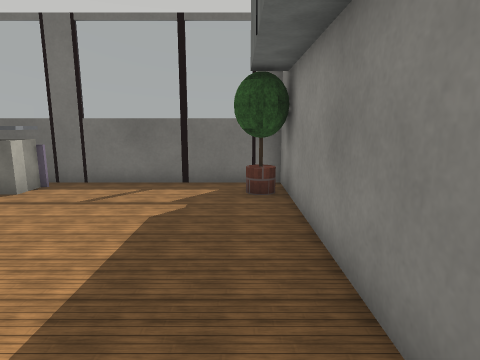
view 1 (above)

13 first-person views from a walk through a world built for the Webots simulator. The camera is 0.9 m above the floor, tilts 10° down and sees 75° across. The floor is counted in squares, 0.5 m on a side. Each view is taken from the middle of a square. On the plan, view 1 faces up. The plan holds only what a view shows up to about 16 squares ahead; the rest is blank. Robots are left out. Simple shapes and patterns stand in for the simulator's stock objects. Door leaves are left out.

view 2
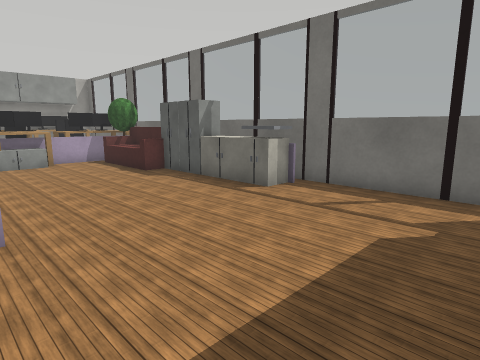

view 3
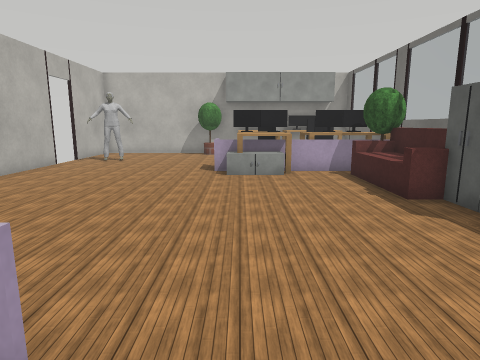

view 4
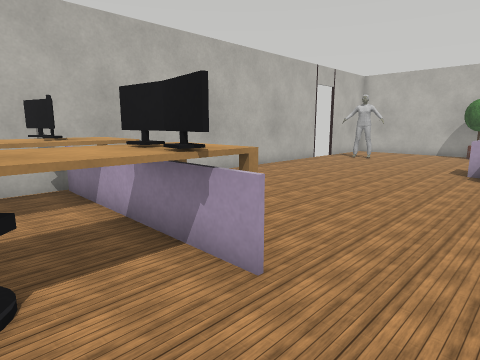

view 5
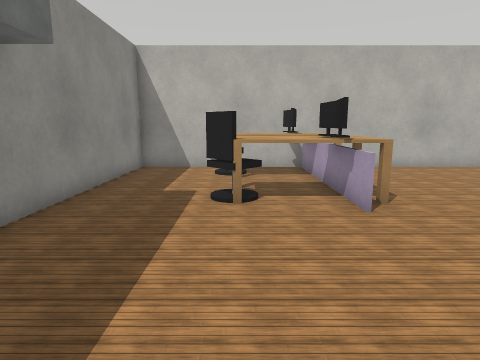

view 6
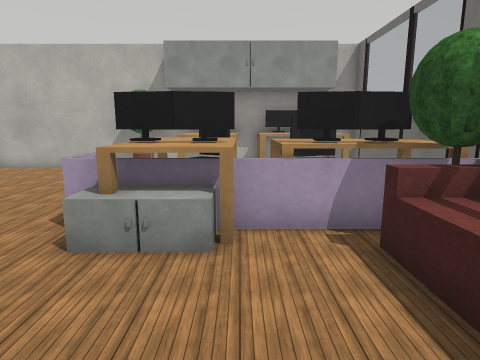

view 7
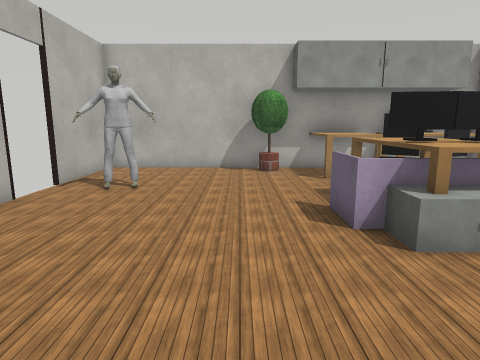

view 8
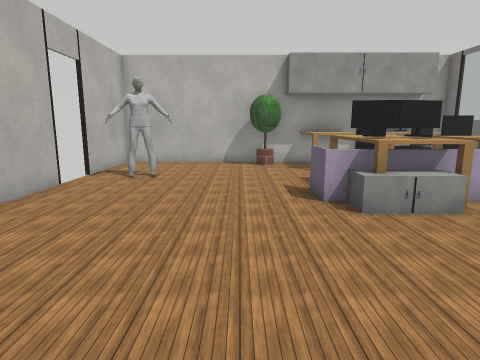

view 9
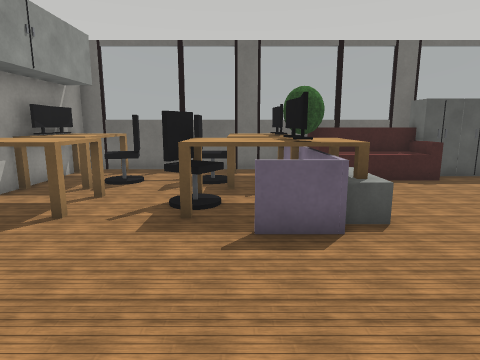

view 10
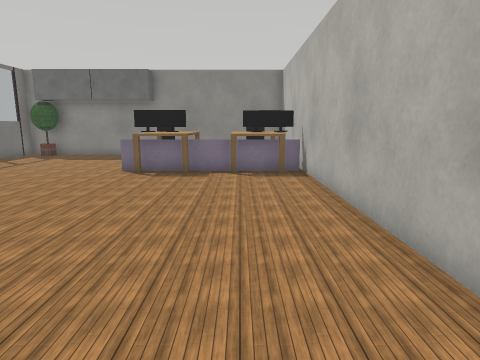

view 11
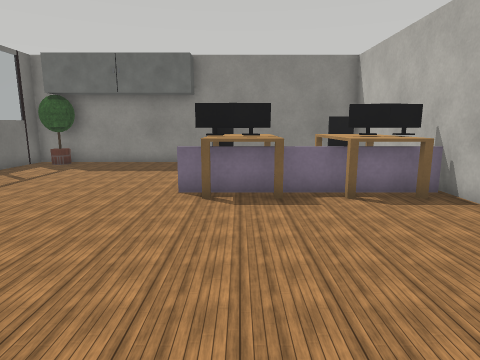

view 12
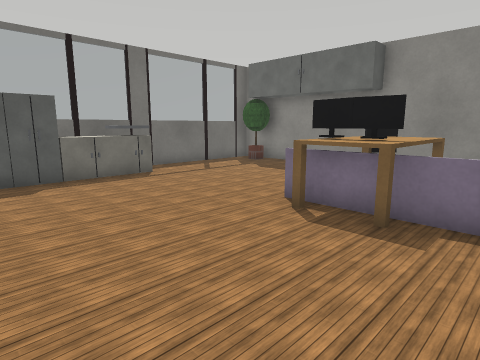

view 13
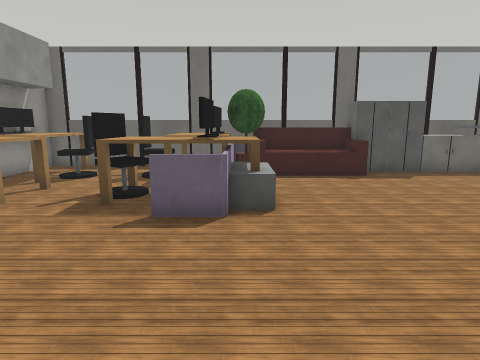

### Floor plan
Points are (right, up) in squares from view 1. A wall is a line through its corners. A room is listed if a view was taken in it or the views show most of it. See-through windows are left out.
Room 1 (views 1, 2, 3, 4, 5, 6, 7, 8, 9, 10, 11, 12, 13)
walls: (-18.6, -5.5) (1.3, -5.5) (1.3, 7.5); (-24.3, 0.4) (-24.3, -5.5) (-20.3, -5.5); (1.4, 9.7) (-24.3, 9.7) (-24.3, 9.4)
low walls: (-16.2, 2.6) (-16.2, 2) (-17.8, 2); (-17.4, 2.1) (-16.5, 2.1); (-16.2, 7.5) (-16.2, 5.4); (-5.7, -1.4) (-5.7, -2.5) (-5.7, -1.4); (-15.6, 9) (-16.2, 9) (-16.2, 8.4)
ways out: open door at (-19.5, -6)
objects: potted tree (-24, 1) to (-23, 2); table (-24, 3) to (-24, 5); table (-24, 6); monitor (-24, 7); monitor (-24, 8); table (-24, 9) to (-23, 9); cabinet (-23, 3) to (-23, 8); table (-22, 3) to (-22, 5); office chair (-22, 7) to (-21, 7); person (-20, -4) to (-19, -3); table (-19, 3) to (-18, 5); office chair (-19, 4) to (-19, 5); office chair (-19, 7) to (-18, 7); table (-18, 6); table (-18, 8) to (-17, 9); monitor (-17, 3); monitor (-17, 4) to (-17, 5); monitor (-17, 6); monitor (-17, 7) to (-17, 8); cabinet (-16, 3) to (-15, 4); table (-16, 5); potted tree (-16, 8) to (-15, 8); sofa (-15, 7) to (-12, 8); cabinet (-12, 8) to (-11, 9); cabinet (-10, 8) to (-9, 8); cabinet (-8, 8) to (-8, 9); cabinet (-7, 8) to (-6, 8); sink (-7, 9) to (-6, 9); table (-6, -4) to (-6, -3); table (-6, -1) to (-6, 1); monitor (-5, -5); monitor (-5, -4) to (-5, -3); monitor (-5, -1) to (-5, 0); monitor (-5, 1); table (-4, -4) to (-4, -3); table (-4, -1) to (-3, 1); office chair (-3, -4) to (-2, -3); office chair (-3, 0) to (-2, 1); cabinet (0, 8); potted tree (0, 8) to (1, 9)

Where each view was taken, in squares from view 1:
view 1: 0 up, 0 right, facing up
view 2: 1 up, 0 right, facing up-left
view 3: 3 up, 4 left, facing left
view 4: 4 up, 3 left, facing down-left
view 5: 8 up, 3 left, facing down
view 6: 5 up, 11 left, facing left
view 7: 0 up, 11 left, facing left
view 8: 0 up, 9 left, facing left
view 9: 3 down, 18 left, facing up
view 10: 3 down, 18 left, facing right
view 11: 0 up, 14 left, facing right
view 12: 3 down, 12 left, facing up-right
view 13: 4 down, 16 left, facing up
